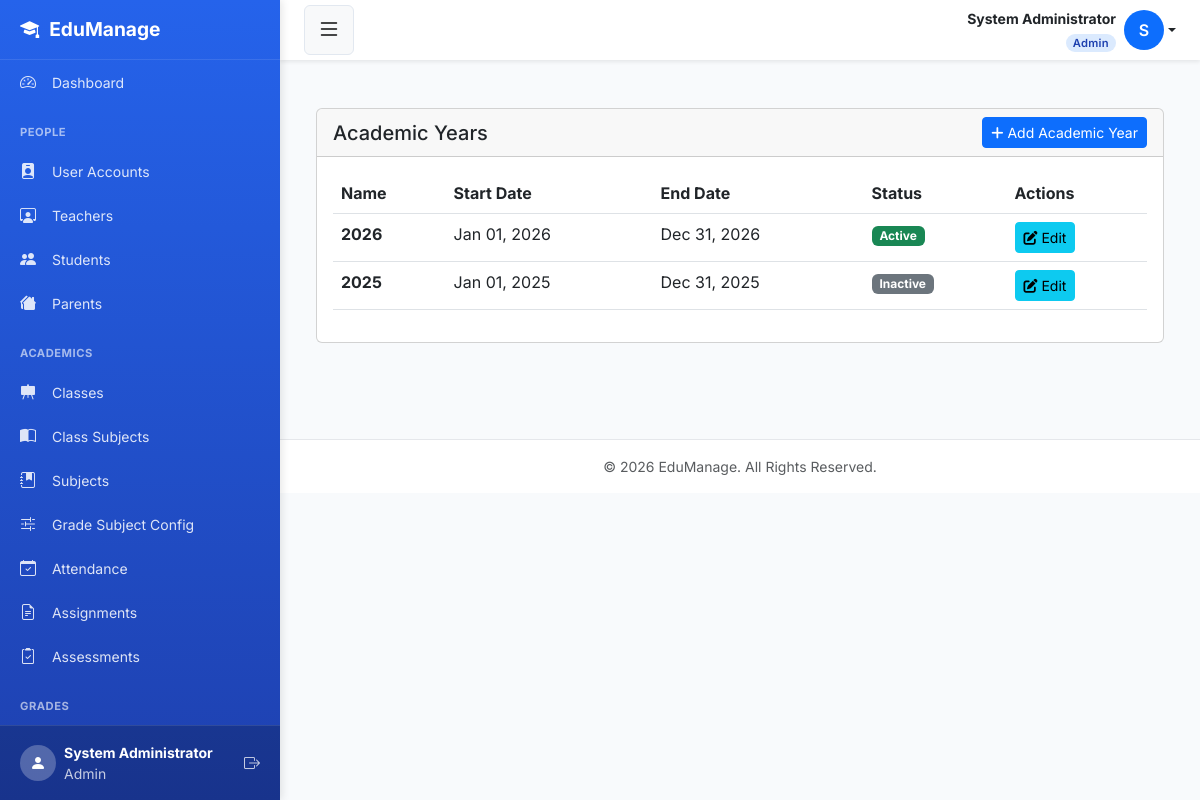
Page /settings/years/ (signed in) on the committed database.
### smsapp/models.py (models this page shows, shortened)
class User(AbstractUser):
    ROLE_CHOICES = [
        ('admin',   'Admin'),
        ('teacher', 'Teacher'),
        ('student', 'Student'),
        ('parent',  'Parent'),
    ]
    role  = models.CharField(max_length=10, choices=ROLE_CHOICES, default='student')
    phone = models.CharField(max_length=20, blank=True, null=True)
    email = models.EmailField(unique=True, blank=True, null=True)
    REQUIRED_FIELDS = ['first_name', 'last_name', 'role']
    class Meta:
        db_table = 'users'

class AcademicYear(models.Model):
    name       = models.CharField(max_length=50, unique=True)
    start_date = models.DateField()
    end_date   = models.DateField()
    is_active  = models.BooleanField(default=True)
    class Meta:
        db_table = 'academic_years'
        ordering = ['-start_date']

### smsapp/views.py (the view)
# urls.py: path('settings/years/', views.academic_year_list, name='academic_year_list'),
@login_required
@admin_required
def academic_year_list(request):
    years = AcademicYear.objects.all().order_by('-start_date')
    return render(request, 'settings/academic_year_list.html', {'years': years})

### smsapp/templates/settings/academic_year_list.html (shortened to what this page needs)
{% extends "base.html" %}
{% load static %}
{% block content %}
<div class="container-fluid py-4">
    <div class="row">
        <div class="col-12">
            <div class="card">
                <div class="card-header d-flex justify-content-between align-items-center">
                    <h5 class="card-title mb-0">Academic Years</h5>
                    <a href="{% url 'academic_year_add' %}" class="btn btn-primary btn-sm">
                        <i class="fas fa-plus"></i> Add Academic Year
                    </a>
                </div>
                <div class="card-body">
                    <div class="table-responsive">
                        <table class="table table-hover">
                            <thead>
                                <tr>
                                    <th>Name</th>
                                    <th>Start Date</th>
                                    <th>End Date</th>
                                    <th>Status</th>
                                    <th>Actions</th>
                                </tr>
                            </thead>
                            <tbody>
                                {% for year in years %}
                                <tr>
                                    <td><strong>{{ year.name }}</strong></td>
                                    <td>{{ year.start_date|date:"M d, Y" }}</td>
                                    <td>{{ year.end_date|date:"M d, Y" }}</td>
                                    <td>
                                        {% if year.is_active %}
                                        <span class="badge bg-success">Active</span>
                                        {% else %}
                                        <span class="badge bg-secondary">Inactive</span>
                                        {% endif %}
                                    </td>
                                    <td>
                                        <a href="{% url 'academic_year_edit' year.id %}" class="btn btn-sm btn-info">
                                            <i class="fas fa-edit"></i> Edit
                                        </a>
                                    </td>
                                </tr>
                                {% empty %}
                                <tr>
                                    <td colspan="5" class="text-center">No academic years found.</td>
                                </tr>
                                {% endfor %}
                            </tbody>
                        </table>
                    </div>
                </div>
            </div>
        </div>
    </div>
</div>
{% endblock %}

### smsapp/templates/base.html (shortened to what this page needs)
<!DOCTYPE html>
<html lang="en">
<head>
    <link href="https://cdn.jsdelivr.net/npm/bootstrap@5.3.0/dist/css/bootstrap.min.css" rel="stylesheet">
    <link rel="stylesheet" href="https://cdn.jsdelivr.net/npm/bootstrap-icons@1.11.0/font/bootstrap-icons.css">
    <link rel="stylesheet" href="https://cdnjs.cloudflare.com/ajax/libs/font-awesome/6.4.0/css/all.min.css">
</head>
<body>
<div class="d-flex" id="wrapper">
    <div id="sidebar-wrapper">
        <div class="sidebar-heading">
            <i class="bi bi-mortarboard-fill"></i> EduManage
        </div>
        <div class="sidebar-nav">
            {% if user.role == 'admin' %}
                <a href="{% url 'admin_dashboard' %}" class="list-group-item list-group-item-action">
                    <i class="bi bi-speedometer2"></i> Dashboard
                </a>
            {% elif user.role == 'teacher' %}
                <a href="{% url 'teacher_dashboard' %}" class="list-group-item list-group-item-action">
                    <i class="bi bi-speedometer2"></i> Dashboard
                </a>
            {% elif user.role == 'student' %}
                <a href="{% url 'student_dashboard' %}" class="list-group-item list-group-item-action">
                    <i class="bi bi-speedometer2"></i> Dashboard
                </a>
            {% elif user.role == 'parent' %}
                <a href="{% url 'parent_dashboard' %}" class="list-group-item list-group-item-action">
                    <i class="bi bi-speedometer2"></i> Dashboard
                </a>
            {% endif %}
            {% if user.role == 'admin' %}
                <div class="sidebar-heading-text">People</div>
                <a href="{% url 'user_list' %}" class="list-group-item list-group-item-action">
                    <i class="bi bi-person-badge-fill"></i> User Accounts
                </a>
                <a href="{% url 'teacher_list' %}" class="list-group-item list-group-item-action">
                    <i class="bi bi-person-workspace"></i> Teachers
                </a>
                <a href="{% url 'student_list' %}" class="list-group-item list-group-item-action">
                    <i class="bi bi-people-fill"></i> Students
                </a>
                <a href="{% url 'parent_list' %}" class="list-group-item list-group-item-action">
                    <i class="bi bi-houses-fill"></i> Parents
                </a>
                <div class="sidebar-heading-text">Academics</div>
                <a href="{% url 'class_list' %}" class="list-group-item list-group-item-action">
                    <i class="bi bi-easel-fill"></i> Classes
                </a>
                <a href="{% url 'class_subject_list' %}" class="list-group-item list-group-item-action">
                    <i class="bi bi-book-half"></i> Class Subjects
                </a>
                <a href="{% url 'subject_list' %}" class="list-group-item list-group-item-action">
                    <i class="bi bi-journal-bookmark-fill"></i> Subjects
                </a>
                <a href="{% url 'grade_subject_config_list' %}" class="list-group-item list-group-item-action">
                    <i class="bi bi-sliders2"></i> Grade Subject Config
                </a>
                <a href="{% url 'attendance_history' %}" class="list-group-item list-group-item-action">
                    <i class="bi bi-calendar-check"></i> Attendance
                </a>
                <a href="{% url 'assignment_list' %}" class="list-group-item list-group-item-action">
                    <i class="bi bi-file-earmark-text"></i> Assignments
                </a>
                <a href="{% url 'create_assessment' %}" class="list-group-item list-group-item-action">
                    <i class="bi bi-clipboard2-check"></i> Assessments
                </a>
                <div class="sidebar-heading-text">Grades</div>
                <a href="{% url 'view_gradebook' 0 0 %}" class="list-group-item list-group-item-action" onclick="return false;">
                </a>
            {% endif %}
        </div>
        <div class="sidebar-footer">
            <div class="d-flex align-items-center">
                <div class="rounded-circle bg-white bg-opacity-25 d-flex align-items-center justify-content-center me-2"
                     style="width: 36px; height: 36px;">
                    <i class="bi bi-person-fill"></i>
                </div>
                <div class="flex-grow-1">
                    <div class="small fw-bold">{{ user.get_full_name|default:user.username }}</div>
                    <div class="small opacity-75">{{ user.get_role_display }}</div>
                </div>
                <a href="{% url 'logout' %}" class="text-white text-decoration-none opacity-75 hover-opacity-100">
                    <i class="bi bi-box-arrow-right"></i>
                </a>
            </div>
        </div>
    </div>
    <div id="page-content-wrapper">
        <nav class="top-navbar">
            <button class="btn btn-light" id="sidebarToggle" aria-label="Toggle sidebar">
                <i class="bi bi-list fs-4"></i>
            </button>
            <div class="dropdown">
                <a href="#"
                   class="d-flex align-items-center text-decoration-none dropdown-toggle text-dark"
                   id="userDropdown"
                   data-bs-toggle="dropdown"
                   aria-expanded="false">
                    <div class="me-2 text-end d-none d-lg-block">
                        <div class="fw-bold small">
                            {{ user.get_full_name|default:user.username }}
                        </div>
                        <span class="role-badge {{ user.role }}">
                            {{ user.get_role_display }}
                        </span>
                    </div>
                    <div class="rounded-circle bg-primary text-white d-flex align-items-center justify-content-center"
                         style="width:40px;height:40px;font-weight:600;flex-shrink:0;">
                        {{ user.first_name|first|default:user.username|first|upper }}
                    </div>
                </a>
            </div>
        </nav>
        <div class="container-fluid p-4">
            {% block content %}{% endblock %}
        </div>
        <footer class="bg-white text-center py-3 mt-5 border-top">
            <div class="container text-muted small">
                &copy; {% now "Y" %} EduManage. All Rights Reserved.
            </div>
        </footer>
    </div>
</div>
</body>
</html>

### smsapp/templates/base.html (style rules this page uses)
:root { --primary-color: #2563eb; --primary-dark: #1e40af; --secondary-color: #64748b; --sidebar-width: 280px; --header-height: 60px; }
* { margin: 0; padding: 0; box-sizing: border-box; }
body { font-family: 'Inter', -apple-system, BlinkMacSystemFont, 'Segoe UI', Roboto, sans-serif; background-color: #f8fafc; overflow-x: hidden; min-height: 100vh; }
#sidebar-wrapper { height: 100vh; width: var(--sidebar-width); position: fixed; top: 0; left: 0; background: linear-gradient(180deg, var(--primary-color) 0%, var(--primary-dark) 100%); color: white; box-shadow: 2px 0 8px rgba(0, 0, 0, 0.1); display: flex; flex-direction: column; overflow: hidden; z-index: 1000; }
.sidebar-heading { padding: 0.875rem 1.25rem; font-size: 1.2rem; font-weight: 700; color: white; border-bottom: 1px solid rgba(255, 255, 255, 0.1); height: var(--header-height); display: flex; align-items: center; gap: 10px; flex-shrink: 0; }
.sidebar-nav { flex: 1; overflow-y: auto; overflow-x: hidden; padding-bottom: 20px; }
.sidebar-footer { padding: 16px 20px; border-top: 1px solid rgba(255, 255, 255, 0.1); background: rgba(0, 0, 0, 0.2); flex-shrink: 0; }
.sidebar-heading-text { color: rgba(255, 255, 255, 0.6); font-size: 0.7rem; text-transform: uppercase; font-weight: 700; letter-spacing: 0.5px; padding: 15px 20px 8px; margin-top: 5px; }
.list-group-item { border: none; background-color: transparent; color: rgba(255, 255, 255, 0.85); padding: 10px 20px; font-size: 0.875rem; transition: all 0.2s ease; cursor: pointer; display: block; text-decoration: none; }
.list-group-item i { margin-right: 12px; width: 20px; text-align: center; font-size: 1rem; }
#page-content-wrapper { margin-left: var(--sidebar-width); min-height: 100vh; width: calc(100% - var(--sidebar-width)); transition: margin 0.25s ease-out; }
.top-navbar { height: var(--header-height); background-color: white; box-shadow: 0 2px 4px rgba(0, 0, 0, 0.08); display: flex; align-items: center; justify-content: space-between; padding: 0 1.5rem; position: sticky; top: 0; z-index: 998; }
.top-navbar .btn-light { border: 1px solid #e2e8f0; transition: all 0.2s ease; }
.role-badge { display: inline-block; font-size: 0.7rem; padding: 1px 7px; border-radius: 20px; font-weight: 600; text-transform: capitalize; letter-spacing: 0.3px; }
.role-badge.admin { background: #dbeafe; color: #1e40af; }
footer { margin-top: auto; }
.container-fluid { max-width: 1400px; }
.border-top { border-top: 1px solid #e5e7eb !important; }

### rows in the picture
User: get_full_name "System Administrator", role "Admin", first_name|first "S"
AcademicYear: name "2026", start_date "Jan 01, 2026", end_date "Dec 31, 2026", is_active "Active"
AcademicYear: name "2025", start_date "Jan 01, 2025", end_date "Dec 31, 2025", is_active "Inactive"
